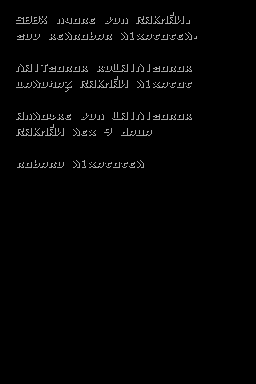

Below is a game level as drawn by its tile map, then a one-line description and the .tmx file that defines it, in full:
An orthogonal 32x48 tile map with 8x8 px tiles, 1 tile layer (Tile Layer 1), 2 tilesets.

<map version="1.10" tiledversion="1.10.2" orientation="orthogonal" renderorder="right-down" width="32" height="48" tilewidth="8" tileheight="8" infinite="0" nextlayerid="2" nextobjectid="1">
 <tileset firstgid="1" source="KEL-KYBRAU-8.tsx" />
 <tileset firstgid="97" source="KEL-KYBRAU-8.2.tsx" />
 <layer id="1" name="Tile Layer 1" width="32" height="48">
  <data encoding="csv">
0,0,0,0,0,0,0,0,0,0,0,0,0,0,0,0,0,0,0,0,0,0,0,0,0,0,0,0,0,0,0,0,
0,0,0,0,0,0,0,0,0,0,0,0,0,0,0,0,0,0,0,0,0,106,0,0,0,0,0,0,0,0,0,0,
0,0,111,109,109,147,0,166,173,177,169,157,0,167,172,166,0,140,124,133,136,124,137,106,1,0,0,0,0,0,0,0,
0,0,0,0,0,0,0,0,0,0,0,0,0,0,0,0,0,0,0,0,0,0,0,0,0,0,0,0,0,0,0,0,
0,0,170,172,155,0,162,157,164,169,177,154,153,169,0,164,161,176,153,171,177,171,157,164,108,0,0,0,0,0,0,0,
0,0,0,0,0,0,0,0,0,0,0,0,0,0,0,0,0,0,0,0,0,0,0,0,0,0,0,0,0,0,0,0,
0,0,11,11,11,11,11,11,11,11,11,11,11,11,11,11,11,11,11,11,11,11,11,11,11,0,0,0,0,0,0,0,
0,0,0,0,0,0,0,0,0,0,0,0,0,0,0,0,0,0,0,0,0,0,0,0,0,0,0,0,0,0,0,0,
0,0,135,124,132,142,170,177,169,177,162,0,162,172,149,124,132,135,132,170,177,169,177,162,0,0,0,0,0,0,0,0,
0,0,0,0,0,0,0,0,1,0,0,0,0,0,106,1,0,0,0,0,0,0,0,0,0,0,0,0,0,0,0,0,
0,0,178,153,164,172,159,153,160,1,140,124,133,136,124,137,1,164,161,176,153,171,177,171,12,1,0,0,0,0,0,0,
0,0,0,0,0,0,0,0,103,0,0,0,0,0,0,0,0,0,0,0,0,0,0,0,0,0,0,0,0,0,0,0,
0,0,11,11,11,11,11,11,11,11,11,11,11,11,11,11,11,11,11,11,11,11,11,11,11,0,0,0,0,0,0,0,
0,0,0,0,0,0,0,0,0,0,0,0,0,0,0,0,0,0,0,0,0,0,0,0,0,0,0,0,0,0,0,0,
0,0,124,166,164,177,174,162,157,0,167,172,166,0,149,124,132,135,132,170,177,169,177,162,0,0,0,0,0,0,0,0,
0,0,0,0,0,0,106,0,0,0,0,0,0,0,0,0,0,0,0,0,0,0,0,0,0,0,0,0,0,0,0,0,
0,0,140,124,133,136,124,137,1,164,157,176,1,117,0,156,153,165,153,0,1,1,1,1,1,0,0,0,0,0,0,0,
0,0,0,0,0,0,0,0,0,0,0,0,0,0,0,0,0,0,0,0,0,0,0,0,0,0,0,0,0,0,0,0,
0,0,11,11,11,11,11,11,11,11,11,11,11,11,11,11,11,11,11,11,11,11,11,11,11,0,0,0,0,0,0,0,
0,0,0,0,0,0,0,0,0,0,0,0,0,0,0,0,0,0,0,0,0,0,0,0,0,0,0,0,0,0,0,0,
0,0,169,177,154,153,169,172,97,164,161,176,153,171,177,171,157,164,12,0,0,0,0,0,0,0,0,0,0,0,0,0,
0,0,0,1,1,1,1,1,0,0,0,0,0,0,0,0,0,0,0,0,0,0,0,0,0,0,0,0,0,0,0,0,
0,0,1,1,1,1,1,1,1,1,1,1,1,1,1,1,1,1,0,0,0,0,0,0,0,0,0,0,0,0,0,0,
0,0,0,0,0,0,0,0,0,0,0,0,0,0,0,0,0,0,0,0,0,0,0,0,0,0,0,0,0,0,0,0,
0,0,0,0,0,0,0,0,0,0,0,0,0,0,0,0,0,0,0,0,0,0,0,0,0,0,0,0,0,0,0,0,
0,0,0,0,0,0,0,0,0,0,0,0,0,0,0,0,0,0,0,0,0,0,0,0,0,0,0,0,0,0,0,0,
0,0,0,0,0,0,0,0,0,0,0,0,0,0,0,0,0,0,0,0,0,0,0,0,0,0,0,0,0,0,0,0,
0,0,0,0,0,0,0,0,0,0,0,0,0,0,0,0,0,0,0,0,0,0,0,0,0,0,0,0,0,0,0,0,
0,0,0,0,0,0,0,0,0,0,0,0,0,0,0,0,0,0,0,0,0,0,0,0,0,0,0,0,0,0,0,0,
0,0,0,0,0,0,0,0,0,0,0,0,0,0,0,0,0,0,0,0,0,0,0,0,0,0,0,0,0,0,0,0,
0,0,0,0,0,0,0,0,0,0,0,0,0,0,0,0,0,0,0,0,0,0,0,0,0,0,0,0,0,0,0,0,
0,0,0,0,0,0,0,0,0,0,0,0,0,0,0,0,0,0,0,0,0,0,0,0,0,0,0,0,0,0,0,0,
0,0,0,0,0,0,0,0,0,0,0,0,0,0,0,0,0,0,0,0,0,0,0,0,0,0,0,0,0,0,0,0,
0,0,0,0,0,0,0,0,0,0,0,0,0,0,0,0,0,0,0,0,0,0,0,0,0,0,0,0,0,0,0,0,
0,0,0,0,0,0,0,0,0,0,0,0,0,0,0,0,0,0,0,0,0,0,0,0,0,0,0,0,0,0,0,0,
0,0,0,0,0,0,0,0,0,0,0,0,0,0,0,0,0,0,0,0,0,0,0,0,0,0,0,0,0,0,0,0,
0,0,0,0,0,0,0,0,0,0,0,0,0,0,0,0,0,0,0,0,0,0,0,0,0,0,0,0,0,0,0,0,
0,0,0,0,0,0,0,0,0,0,0,0,0,0,0,0,0,0,0,0,0,0,0,0,0,0,0,0,0,0,0,0,
0,0,0,0,0,0,0,0,0,0,0,0,0,0,0,0,0,0,0,0,0,0,0,0,0,0,0,0,0,0,0,0,
0,0,0,0,0,0,0,0,0,0,0,0,0,0,0,0,0,0,0,0,0,0,0,0,0,0,0,0,0,0,0,0,
0,0,0,0,0,0,0,0,0,0,0,0,0,0,0,0,0,0,0,0,0,0,0,0,0,0,0,0,0,0,0,0,
0,0,0,0,0,0,0,0,0,0,0,0,0,0,0,0,0,0,0,0,0,0,0,0,0,0,0,0,0,0,0,0,
0,0,0,0,0,0,0,0,0,0,0,0,0,0,0,0,0,0,0,0,0,0,0,0,0,0,0,0,0,0,0,0,
0,0,0,0,0,0,0,0,0,0,0,0,0,0,0,0,0,0,0,0,0,0,0,0,0,0,0,0,0,0,0,0,
0,0,0,0,0,0,0,0,0,0,0,0,0,0,0,0,0,0,0,0,0,0,0,0,0,0,0,0,0,0,0,0,
0,0,0,0,0,0,0,0,0,0,0,0,0,0,0,0,0,0,0,0,0,0,0,0,0,0,0,0,0,0,0,0,
0,0,0,0,0,0,0,0,0,0,0,0,0,0,0,0,0,0,0,0,0,0,0,0,0,0,0,0,0,0,0,0,
0,0,0,0,0,0,0,0,0,0,0,0,0,0,0,0,0,0,0,0,0,0,0,0,0,0,0,0,0,0,0,0
</data>
 </layer>
</map>